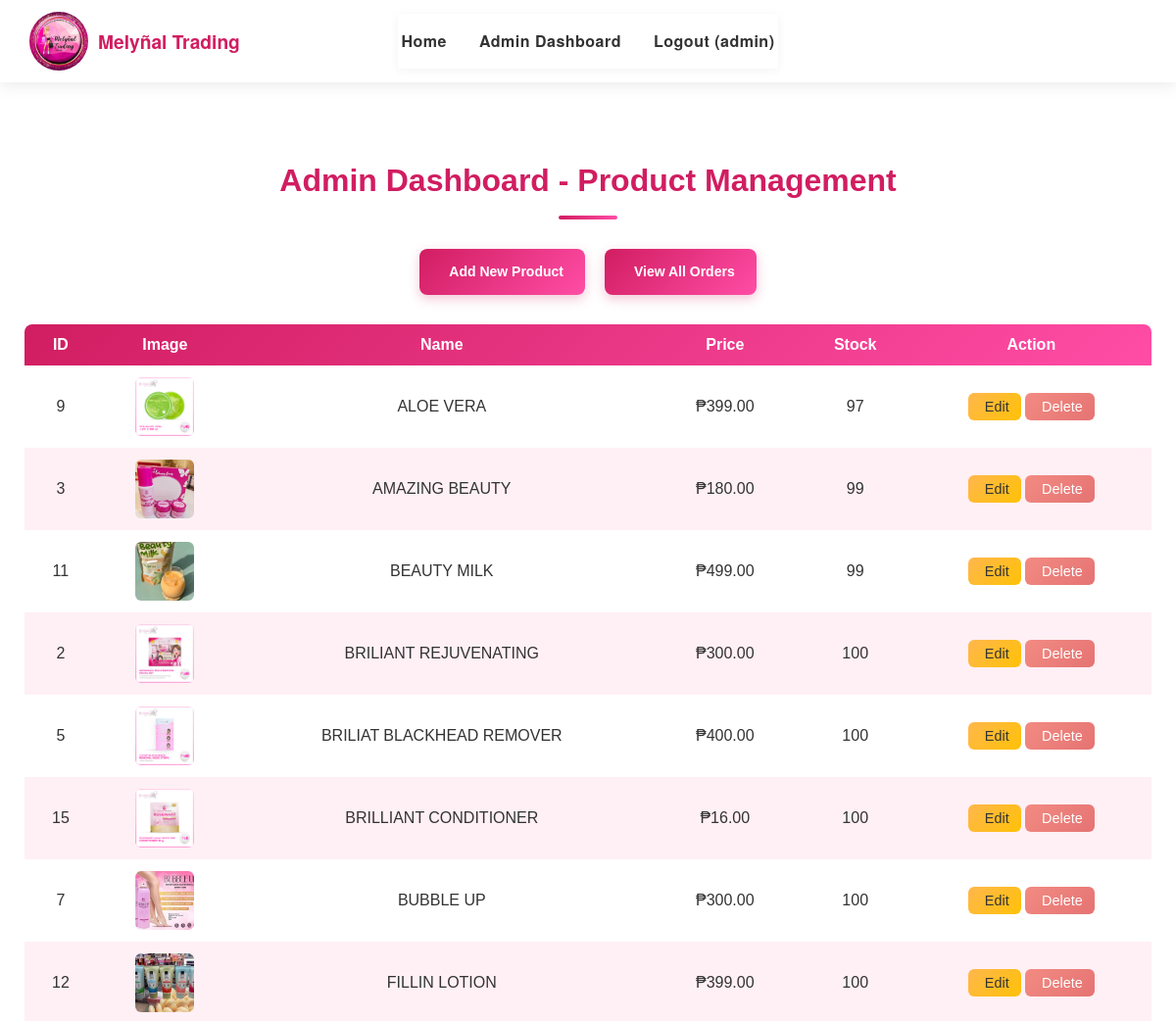
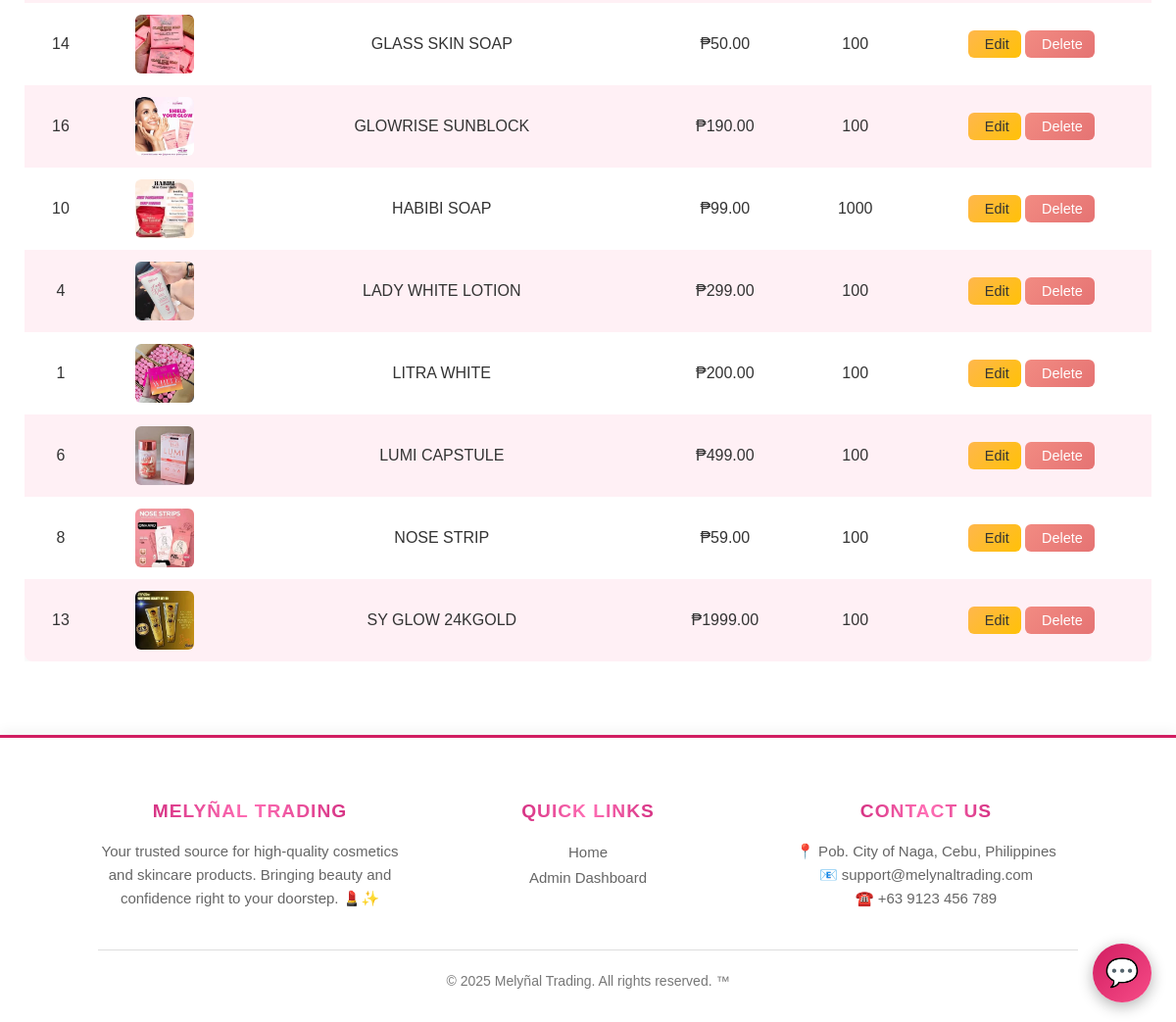
Page /admin (signed in) on the earlier database version (2 pictures, top to bottom).
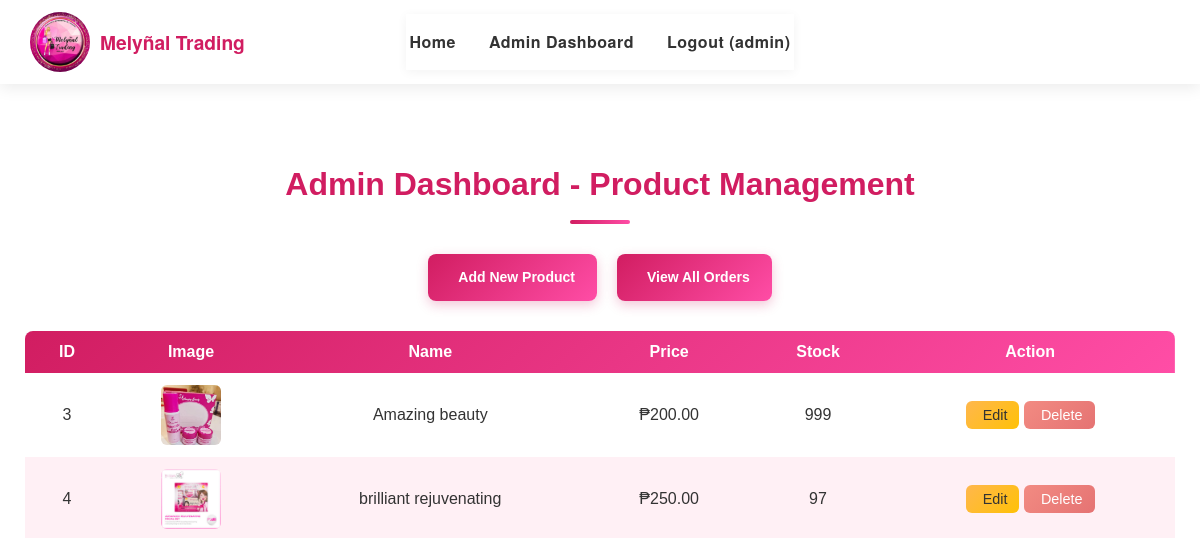
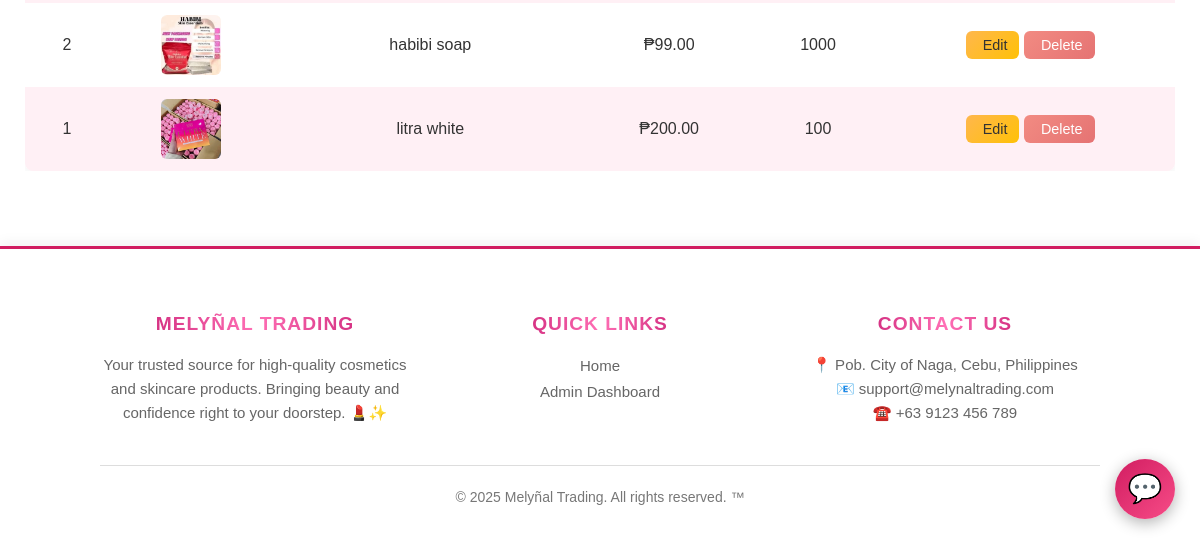
Same page on the later database version (2 pictures, top to bottom).
### app.py (models this page shows)
class Product(db.Model):
    __tablename__ = 'products'
    product_id = db.Column(db.Integer, primary_key=True)
    product_name = db.Column(db.String(150), nullable=False)
    price = db.Column(db.Float, nullable=False)
    stock = db.Column(db.Integer, nullable=False)
    description = db.Column(db.Text)
    image = db.Column(db.String(200), default='default.jpg')
    orders = db.relationship('Order', back_populates='product', cascade="all, delete-orphan")

### app.py (the view)
@app.route('/admin')
@admin_required
def admin_dashboard():
    products = Product.query.order_by(Product.product_name).all()
    return render_template('admin/dashboard.html', products = products)

### app.py (called while the page is built)
@app.before_request
def load_logged_in_user():
    user_id = session.get('user_id')
    g.user = None
    g.admin = False
    if user_id:
        user = User.query.get(user_id)
        if user:
            g.user = user
            g.is_admin = (user.role == 'admin')

def login_required(f):
    @wraps(f)
    def wrapped(*args, **kwargs):
        if 'user_id' not in session:
            flash("Please log in to access this page.", "warning")
            return redirect(url_for('login'))
        return f(*args, **kwargs)
    return wrapped

def admin_required(f):
    @wraps(f)
    @login_required
    def wrapped(*args, **kwargs):
        user = User.query.get(session.get('user_id'))
        if user and user.role == 'admin':
            return f(*args, **kwargs)
        flash("Admin access required.", "danger")
        return redirect(url_for('index'))
    return wrapped

### templates/admin/dashboard.html (shortened to what this page needs)
{% extends "base.html" %}
{% block content %}
<div class="admin-dashboard">
    <h2>Admin Dashboard - Product Management</h2>
    <div class="admin-action">
        <a href="{{ url_for('add_product') }}" class="btn">
             Add New Product
        </a>
        <a href="{{ url_for('view_all_orders') }}" class="btn">
             View All Orders
        </a>
    </div>
    <div class="admin-table-wrapper">
        <table class="admin-table">
            <thead>
                <tr>
                    <th>ID</th>
                    <th>Image</th>
                    <th>Name</th>
                    <th>Price</th>
                    <th>Stock</th>
                    <th>Action</th>
                </tr>
            </thead>
            <tbody>
                 {% for product in products %}
                <tr>
                    <td>{{ product.product_id }}</td>
                    <td>
                        <img src="{{ url_for('static', filename='uploads/' + (product.image or 'default.jpg')) }}" alt="{{ product.product_name }}">
                    </td>
                    <td>{{ product.product_name }}</td>
                    <td>₱{{ '%.2f' | format(product.price) }}</td>
                    <td>{{ product.stock }}</td>
                    <td>
                        {% if product and product.product_id %}
                            <a href="{{ url_for('edit_product', product_id=product.product_id) }}" class="btn-edit">
                                 Edit
                            </a>
                            <form method="POST" action="{{ url_for('delete_product', product_id=product.product_id) }}" class="inline" onsubmit="return confirm('Are you sure you want to delete {{ product.product_name }}?');" style="display:inline;">
                                <button type="submit" class="btn-delete">
                                     Delete
                                </button>
                            </form>
                        {% endif %}
                    </td>
                </tr>
                {% else %}
                <tr>
                    <td colspan="6" style="text-align:center;">No products in the catalog.</td>
                </tr>
                {% endfor %}
            </tbody>
        </table>
    </div>
</div>
{% endblock %}

Differences in the rows shown:
removed Product: product_id "9", image (picture), product_name "ALOE VERA", price "399.00", stock "97"
removed Product: product_id "11", image (picture), product_name "BEAUTY MILK", price "499.00", stock "99"
removed Product: product_id "5", image (picture), product_name "BRILIAT BLACKHEAD REMOVER", price "400.00", stock "100"
removed Product: product_id "15", image (picture), product_name "BRILLIANT CONDITIONER", price "16.00", stock "100"
removed Product: product_id "7", image (picture), product_name "BUBBLE UP", price "300.00", stock "100"
removed Product: product_id "12", image (picture), product_name "FILLIN LOTION", price "399.00", stock "100"
removed Product: product_id "14", image (picture), product_name "GLASS SKIN SOAP", price "50.00", stock "100"
removed Product: product_id "16", image (picture), product_name "GLOWRISE SUNBLOCK", price "190.00", stock "100"
removed Product: product_id "10", image (picture), product_name "HABIBI SOAP", price "99.00", stock "1000"
removed Product: product_id "6", image (picture), product_name "LUMI CAPSTULE", price "499.00", stock "100"
removed Product: product_id "8", image (picture), product_name "NOSE STRIP", price "59.00", stock "100"
removed Product: product_id "13", image (picture), product_name "SY GLOW 24KGOLD", price "1999.00", stock "100"
changed Product id 3: product_name "AMAZING BEAUTY" → "Amazing beauty"; price "180.00" → "200.00"; stock "99" → "999"
changed Product id 4: image: a different picture; product_name "LADY WHITE LOTION" → "brilliant rejuvenating"; price "299.00" → "250.00"; stock "100" → "97"; moves up the list
changed Product id 2: image: a different picture; product_name "BRILIANT REJUVENATING" → "habibi soap"; price "300.00" → "99.00"; stock "100" → "1000"
changed Product id 1: product_name "LITRA WHITE" → "litra white"
